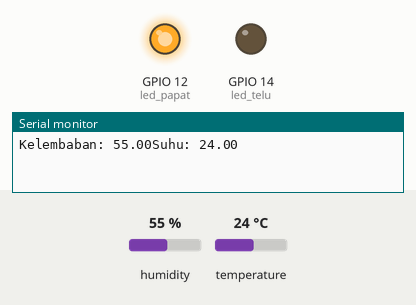
The sketch below on a simulated ESP8266 (NodeMCU). Shown: output pins drawn as LEDs (lit = HIGH), the last lines printed to the serial monitor. Inputs (shaded band) come from the test bench; at power-on: temperature 24 °C, humidity 55 %. WiFi joins after 1.5 s; servers stay silent unless stated.

Above: at 2.7 s.
2.8 s: temperature set to 29.6 °C
6.0 s: temperature set to 30.7 °C
At 7.3 s:
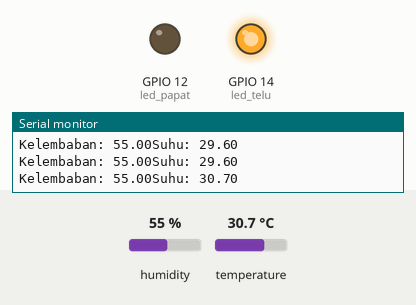
9.2 s: temperature set to 12 °C
At 12.3 s:
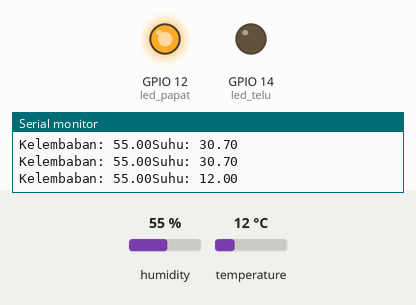
12.6 s: temperature set to 33 °C
At 14.5 s:
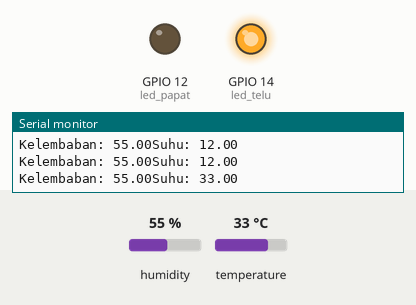
Timing chart, 0 to 16.0 s (numbered marks = the images above; inputs shaded):
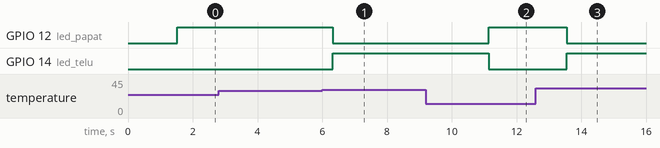

The sketch:

DHT22_thingspeak.ino
```cpp
#include <ESP8266WiFi.h>
#include "DHT.h"

#define DHTPIN 2  // NodeMCU Pin D4 (watch the pinout image) to connect to data pin from DHT
#define DHTTYPE DHT22
int led_telu = 14; //kita menggunakan pin 5 untuk led merah indikator awas
int led_papat = 12;

const char* ssid = "UNDIP-OPEN"; // your WiFi SSID
const char* password = "sembarang"; //your WiFi password

const int httpPort = 80;

const char* host = "api.thingspeak.com"; // ThingSpeak domain

String ApiKey = "322GW4JCHQQEBBBC"; // your API Key for temperature and humidity from ThingSpeak
String path = "/update?key=" + ApiKey + "&field1=";
String path2 = "&field2=";


DHT dht(DHTPIN, DHTTYPE);

void setup() {
  pinMode(led_telu, OUTPUT); //mengatur led sebagai OUTPUT
  pinMode(led_papat, OUTPUT);
  dht.begin();
  Serial.begin(9600);
  delay(10);


  WiFi.begin(ssid, password);

  while (WiFi.status() != WL_CONNECTED) {
    delay(500);
  }

}

void loop() {

  // reading data from DHT sensor
  float kelembapan = dht.readHumidity();
  float suhu = dht.readTemperature();
  if ( suhu > 30.00){
  digitalWrite(led_telu, HIGH);
  digitalWrite(led_papat, LOW);
  }
  else if ( suhu < 30.00){
  digitalWrite(led_telu, LOW);
  digitalWrite(led_papat, HIGH);
  }
  Serial.print("Kelembaban: ");
  Serial.print(kelembapan);
  Serial.print("Suhu: ");
  Serial.println(suhu);
  delay(500);


  // we need this delay for the DHT sensor
  delay(500);

  WiFiClient client;

  // connecting to ThingSpeak
  if (!client.connect(host, httpPort)) return;

  // Sending data do ThinkSpeak
  client.print(String("GET ") + path + suhu + path2 + kelembapan + " HTTP/1.1\r\n" +
               "Host: " + host + "\r\n" +
               "Connection: keep-alive\r\n\r\n");

  client.stop(); // Closing the connection with ThingSpeak
}
```

Measured:
- the behaviour switches between 30 and 30.1 °C on temperature (found by bisection; images 0 and 1)
- after the input at 6.0 s, GPIO 12 (led_papat): HIGH → LOW after 0.33 s; GPIO 14 (led_telu): LOW → HIGH after 0.33 s
- after the input at 9.2 s, GPIO 12 (led_papat): LOW → HIGH after 1.9 s; GPIO 14 (led_telu): HIGH → LOW after 1.9 s
- after the input at 12.6 s, GPIO 12 (led_papat): HIGH → LOW after 0.95 s; GPIO 14 (led_telu): LOW → HIGH after 0.95 s
